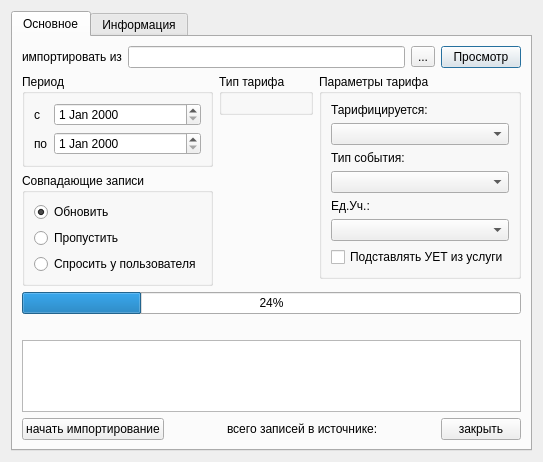
<?xml version="1.0" encoding="UTF-8"?>
<ui version="4.0">
 <class>Dialog</class>
 <widget class="QDialog" name="Dialog">
  <property name="geometry">
   <rect>
    <x>0</x>
    <y>0</y>
    <width>507</width>
    <height>445</height>
   </rect>
  </property>
  <layout class="QGridLayout" name="gridLayout">
   <item row="0" column="0">
    <widget class="QTabWidget" name="tabWidget">
     <property name="currentIndex">
      <number>0</number>
     </property>
     <widget class="QWidget" name="tabGeneral">
      <attribute name="title">
       <string>Основное</string>
      </attribute>
      <layout class="QGridLayout" name="gridLayout_2">
       <item row="0" column="0">
        <layout class="QVBoxLayout" name="verticalLayout_5">
         <item>
          <layout class="QHBoxLayout" name="_2">
           <item>
            <widget class="QLabel" name="label">
             <property name="text">
              <string>импортировать из</string>
             </property>
             <property name="buddy">
              <cstring>edtFileName</cstring>
             </property>
            </widget>
           </item>
           <item>
            <widget class="QLineEdit" name="edtFileName">
             <property name="text">
              <string/>
             </property>
             <property name="readOnly">
              <bool>true</bool>
             </property>
            </widget>
           </item>
           <item>
            <widget class="QToolButton" name="btnSelectFile">
             <property name="text">
              <string>...</string>
             </property>
            </widget>
           </item>
           <item>
            <widget class="QPushButton" name="btnView">
             <property name="text">
              <string>Просмотр</string>
             </property>
            </widget>
           </item>
          </layout>
         </item>
         <item>
          <layout class="QHBoxLayout" name="horizontalLayout">
           <item>
            <layout class="QVBoxLayout" name="verticalLayout_2">
             <item>
              <widget class="QGroupBox" name="gbPeriod">
               <property name="title">
                <string>Период</string>
               </property>
               <layout class="QFormLayout" name="formLayout">
                <property name="fieldGrowthPolicy">
                 <enum>QFormLayout::AllNonFixedFieldsGrow</enum>
                </property>
                <item row="0" column="0">
                 <widget class="QLabel" name="lblBegDate">
                  <property name="text">
                   <string>с</string>
                  </property>
                  <property name="buddy">
                   <cstring>edtBegDate</cstring>
                  </property>
                 </widget>
                </item>
                <item row="0" column="1">
                 <widget class="CDateEdit" name="edtBegDate"/>
                </item>
                <item row="1" column="0">
                 <widget class="QLabel" name="lblEndDate">
                  <property name="text">
                   <string>по</string>
                  </property>
                  <property name="buddy">
                   <cstring>edtEndDate</cstring>
                  </property>
                 </widget>
                </item>
                <item row="1" column="1">
                 <widget class="CDateEdit" name="edtEndDate"/>
                </item>
               </layout>
              </widget>
             </item>
             <item>
              <widget class="QGroupBox" name="gbDublicates">
               <property name="title">
                <string>Совпадающие записи</string>
               </property>
               <layout class="QVBoxLayout" name="verticalLayout_4">
                <item>
                 <widget class="QRadioButton" name="chkUpdate">
                  <property name="text">
                   <string>Обновить</string>
                  </property>
                  <property name="checked">
                   <bool>true</bool>
                  </property>
                 </widget>
                </item>
                <item>
                 <widget class="QRadioButton" name="chkSkip">
                  <property name="text">
                   <string>Пропустить</string>
                  </property>
                 </widget>
                </item>
                <item>
                 <widget class="QRadioButton" name="chkAskUser">
                  <property name="text">
                   <string>Спросить у пользователя</string>
                  </property>
                 </widget>
                </item>
               </layout>
              </widget>
             </item>
            </layout>
           </item>
           <item>
            <layout class="QVBoxLayout" name="verticalLayout_3">
             <item>
              <widget class="QGroupBox" name="gbTariffType">
               <property name="enabled">
                <bool>true</bool>
               </property>
               <property name="title">
                <string>Тип тарифа</string>
               </property>
               <layout class="QVBoxLayout" name="verticalLayout"/>
              </widget>
             </item>
             <item>
              <spacer name="verticalSpacer">
               <property name="orientation">
                <enum>Qt::Vertical</enum>
               </property>
               <property name="sizeHint" stdset="0">
                <size>
                 <width>20</width>
                 <height>40</height>
                </size>
               </property>
              </spacer>
             </item>
            </layout>
           </item>
           <item>
            <layout class="QVBoxLayout" name="verticalLayout_8">
             <item>
              <widget class="QGroupBox" name="gbTariffParameters">
               <property name="sizePolicy">
                <sizepolicy hsizetype="Expanding" vsizetype="Preferred">
                 <horstretch>0</horstretch>
                 <verstretch>0</verstretch>
                </sizepolicy>
               </property>
               <property name="title">
                <string>Параметры тарифа</string>
               </property>
               <layout class="QVBoxLayout" name="verticalLayout_6">
                <item>
                 <widget class="QLabel" name="lblTariffType">
                  <property name="text">
                   <string>Тарифицируется:</string>
                  </property>
                 </widget>
                </item>
                <item>
                 <widget class="QComboBox" name="cmbTariffType"/>
                </item>
                <item>
                 <widget class="QLabel" name="lblEventType">
                  <property name="text">
                   <string>Тип события:</string>
                  </property>
                  <property name="buddy">
                   <cstring>cmbEventType</cstring>
                  </property>
                 </widget>
                </item>
                <item>
                 <widget class="CRBComboBox" name="cmbEventType"/>
                </item>
                <item>
                 <widget class="QLabel" name="lblMedicalAidUnit">
                  <property name="text">
                   <string>Ед.Уч.:</string>
                  </property>
                 </widget>
                </item>
                <item>
                 <widget class="CRBComboBox" name="cmbMedicalAidUnit"/>
                </item>
                <item>
                 <widget class="QCheckBox" name="chkFillUET">
                  <property name="text">
                   <string>Подставлять УЕТ из услуги</string>
                  </property>
                 </widget>
                </item>
               </layout>
              </widget>
             </item>
             <item>
              <spacer name="verticalSpacer_2">
               <property name="orientation">
                <enum>Qt::Vertical</enum>
               </property>
               <property name="sizeHint" stdset="0">
                <size>
                 <width>20</width>
                 <height>40</height>
                </size>
               </property>
              </spacer>
             </item>
            </layout>
           </item>
           <item>
            <layout class="QVBoxLayout" name="verticalLayout_7"/>
           </item>
          </layout>
         </item>
         <item>
          <widget class="QProgressBar" name="progressBar">
           <property name="value">
            <number>24</number>
           </property>
           <property name="orientation">
            <enum>Qt::Horizontal</enum>
           </property>
          </widget>
         </item>
         <item>
          <widget class="QLabel" name="statusLabel">
           <property name="text">
            <string/>
           </property>
          </widget>
         </item>
         <item>
          <widget class="QTextBrowser" name="log"/>
         </item>
         <item>
          <layout class="QHBoxLayout">
           <property name="spacing">
            <number>6</number>
           </property>
           <property name="margin">
            <number>0</number>
           </property>
           <item>
            <widget class="QPushButton" name="btnImport">
             <property name="text">
              <string>начать импортирование</string>
             </property>
            </widget>
           </item>
           <item>
            <spacer>
             <property name="orientation">
              <enum>Qt::Horizontal</enum>
             </property>
             <property name="sizeHint" stdset="0">
              <size>
               <width>40</width>
               <height>20</height>
              </size>
             </property>
            </spacer>
           </item>
           <item>
            <widget class="QLabel" name="labelNum">
             <property name="text">
              <string>всего записей в источнике:</string>
             </property>
            </widget>
           </item>
           <item>
            <spacer>
             <property name="orientation">
              <enum>Qt::Horizontal</enum>
             </property>
             <property name="sizeHint" stdset="0">
              <size>
               <width>40</width>
               <height>20</height>
              </size>
             </property>
            </spacer>
           </item>
           <item>
            <widget class="QPushButton" name="btnClose">
             <property name="text">
              <string>закрыть</string>
             </property>
            </widget>
           </item>
          </layout>
         </item>
        </layout>
       </item>
      </layout>
     </widget>
     <widget class="QWidget" name="tabInfo">
      <attribute name="title">
       <string>Информация</string>
      </attribute>
      <layout class="QGridLayout" name="gridLayout_3">
       <item row="0" column="0">
        <widget class="QTextEdit" name="teInfo"/>
       </item>
      </layout>
     </widget>
    </widget>
   </item>
  </layout>
 </widget>
 <customwidgets>
  <customwidget>
   <class>CRBComboBox</class>
   <extends>QComboBox</extends>
   <header>library/crbcombobox.h</header>
  </customwidget>
  <customwidget>
   <class>CDateEdit</class>
   <extends>QDateEdit</extends>
   <header>library/DateEdit.h</header>
  </customwidget>
 </customwidgets>
 <resources/>
 <connections/>
</ui>
